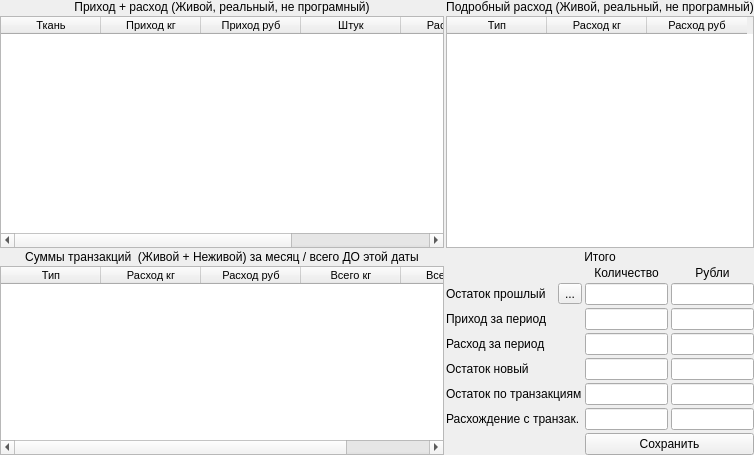
      <widget class="QWidget" name="tab">
       <attribute name="title">
        <string>Ткань</string>
       </attribute>
       <layout class="QGridLayout" name="gridLayout_3">
        <property name="leftMargin">
         <number>0</number>
        </property>
        <property name="topMargin">
         <number>0</number>
        </property>
        <property name="rightMargin">
         <number>0</number>
        </property>
        <property name="bottomMargin">
         <number>0</number>
        </property>
        <property name="spacing">
         <number>0</number>
        </property>
        <item row="0" column="0">
         <layout class="QGridLayout" name="gridLayout_2" rowstretch="0,3,0,2" columnstretch="3,2" rowminimumheight="0,0,0,0">
          <property name="spacing">
           <number>2</number>
          </property>
          <item row="1" column="0">
           <widget class="QTableWidget" name="tw_material_1">
            <property name="font">
             <font>
              <family>Tahoma</family>
              <pointsize>8</pointsize>
             </font>
            </property>
            <property name="editTriggers">
             <set>QAbstractItemView::NoEditTriggers</set>
            </property>
            <property name="alternatingRowColors">
             <bool>true</bool>
            </property>
            <property name="selectionBehavior">
             <enum>QAbstractItemView::SelectRows</enum>
            </property>
            <attribute name="verticalHeaderVisible">
             <bool>false</bool>
            </attribute>
            <attribute name="verticalHeaderDefaultSectionSize">
             <number>20</number>
            </attribute>
            <attribute name="verticalHeaderMinimumSectionSize">
             <number>18</number>
            </attribute>
            <column>
             <property name="text">
              <string>Ткань</string>
             </property>
            </column>
            <column>
             <property name="text">
              <string>Приход кг</string>
             </property>
            </column>
            <column>
             <property name="text">
              <string>Приход руб</string>
             </property>
            </column>
            <column>
             <property name="text">
              <string>Штук</string>
             </property>
            </column>
            <column>
             <property name="text">
              <string>Расход кг</string>
             </property>
            </column>
            <column>
             <property name="text">
              <string>Расход руб</string>
             </property>
            </column>
           </widget>
          </item>
          <item row="0" column="0">
           <widget class="QLabel" name="label_3">
            <property name="text">
             <string>Приход + расход (Живой, реальный, не програмный)</string>
            </property>
            <property name="alignment">
             <set>Qt::AlignCenter</set>
            </property>
           </widget>
          </item>
          <item row="1" column="1">
           <widget class="QTableWidget" name="tw_material_2">
            <property name="font">
             <font>
              <family>Tahoma</family>
              <pointsize>8</pointsize>
             </font>
            </property>
            <property name="editTriggers">
             <set>QAbstractItemView::NoEditTriggers</set>
            </property>
            <property name="alternatingRowColors">
             <bool>true</bool>
            </property>
            <property name="selectionBehavior">
             <enum>QAbstractItemView::SelectRows</enum>
            </property>
            <attribute name="verticalHeaderVisible">
             <bool>false</bool>
            </attribute>
            <attribute name="verticalHeaderDefaultSectionSize">
             <number>20</number>
            </attribute>
            <attribute name="verticalHeaderMinimumSectionSize">
             <number>18</number>
            </attribute>
            <column>
             <property name="text">
              <string>Тип</string>
             </property>
            </column>
            <column>
             <property name="text">
              <string>Расход кг</string>
             </property>
            </column>
            <column>
             <property name="text">
              <string>Расход руб</string>
             </property>
            </column>
           </widget>
          </item>
          <item row="0" column="1">
           <widget class="QLabel" name="label_4">
            <property name="text">
             <string>Подробный расход (Живой, реальный, не програмный)</string>
            </property>
            <property name="alignment">
             <set>Qt::AlignCenter</set>
            </property>
           </widget>
          </item>
          <item row="3" column="0">
           <widget class="QTableWidget" name="tw_material_3">
            <property name="font">
             <font>
              <family>Tahoma</family>
              <pointsize>8</pointsize>
             </font>
            </property>
            <property name="editTriggers">
             <set>QAbstractItemView::DoubleClicked</set>
            </property>
            <property name="tabKeyNavigation">
             <bool>false</bool>
            </property>
            <property name="showDropIndicator" stdset="0">
             <bool>true</bool>
            </property>
            <property name="alternatingRowColors">
             <bool>true</bool>
            </property>
            <property name="selectionBehavior">
             <enum>QAbstractItemView::SelectRows</enum>
            </property>
            <attribute name="verticalHeaderVisible">
             <bool>false</bool>
            </attribute>
            <attribute name="verticalHeaderDefaultSectionSize">
             <number>20</number>
            </attribute>
            <attribute name="verticalHeaderMinimumSectionSize">
             <number>18</number>
            </attribute>
            <column>
             <property name="text">
              <string>Тип</string>
             </property>
            </column>
            <column>
             <property name="text">
              <string>Расход кг</string>
             </property>
            </column>
            <column>
             <property name="text">
              <string>Расход руб</string>
             </property>
            </column>
            <column>
             <property name="text">
              <string>Всего кг</string>
             </property>
            </column>
            <column>
             <property name="text">
              <string>Всего руб</string>
             </property>
            </column>
           </widget>
          </item>
          <item row="2" column="0">
           <widget class="QLabel" name="label_5">
            <property name="text">
             <string>Суммы транзакций  (Живой + Неживой) за месяц / всего ДО этой даты</string>
            </property>
            <property name="alignment">
             <set>Qt::AlignCenter</set>
            </property>
           </widget>
          </item>
          <item row="2" column="1">
           <widget class="QLabel" name="label_7">
            <property name="text">
             <string>Итого</string>
            </property>
            <property name="alignment">
             <set>Qt::AlignCenter</set>
            </property>
           </widget>
          </item>
          <item row="3" column="1">
           <layout class="QGridLayout" name="gridLayout_4">
            <property name="spacing">
             <number>3</number>
            </property>
            <item row="5" column="1">
             <widget class="QLineEdit" name="le_transaction_balance_value">
              <property name="readOnly">
               <bool>true</bool>
              </property>
             </widget>
            </item>
            <item row="5" column="0">
             <widget class="QLabel" name="label_12">
              <property name="text">
               <string>&lt;html&gt;&lt;head/&gt;&lt;body&gt;&lt;p&gt;Остаток по транзакциям&lt;/p&gt;&lt;/body&gt;&lt;/html&gt;</string>
              </property>
             </widget>
            </item>
            <item row="0" column="2">
             <widget class="QLabel" name="label_14">
              <property name="text">
               <string>Рубли</string>
              </property>
              <property name="alignment">
               <set>Qt::AlignCenter</set>
              </property>
             </widget>
            </item>
            <item row="2" column="0">
             <widget class="QLabel" name="label_8">
              <property name="text">
               <string>Приход за период</string>
              </property>
             </widget>
            </item>
            <item row="4" column="1">
             <widget class="QLineEdit" name="le_new_balance_value">
              <property name="readOnly">
               <bool>true</bool>
              </property>
             </widget>
            </item>
            <item row="4" column="0">
             <widget class="QLabel" name="label_11">
              <property name="text">
               <string>Остаток новый</string>
              </property>
             </widget>
            </item>
            <item row="2" column="1">
             <widget class="QLineEdit" name="le_supply_value">
              <property name="readOnly">
               <bool>true</bool>
              </property>
             </widget>
            </item>
            <item row="6" column="1">
             <widget class="QLineEdit" name="le_difference_value">
              <property name="readOnly">
               <bool>true</bool>
              </property>
             </widget>
            </item>
            <item row="8" column="1">
             <spacer name="verticalSpacer">
              <property name="orientation">
               <enum>Qt::Vertical</enum>
              </property>
              <property name="sizeHint" stdset="0">
               <size>
                <width>20</width>
                <height>40</height>
               </size>
              </property>
             </spacer>
            </item>
            <item row="6" column="0">
             <widget class="QLabel" name="label_13">
              <property name="text">
               <string>Расхождение с транзак.</string>
              </property>
             </widget>
            </item>
            <item row="3" column="0">
             <widget class="QLabel" name="label_9">
              <property name="text">
               <string>Расход за период</string>
              </property>
             </widget>
            </item>
            <item row="3" column="1">
             <widget class="QLineEdit" name="le_consumption_value">
              <property name="readOnly">
               <bool>true</bool>
              </property>
             </widget>
            </item>
            <item row="0" column="1">
             <widget class="QLabel" name="label_10">
              <property name="text">
               <string>Количество</string>
              </property>
              <property name="alignment">
               <set>Qt::AlignCenter</set>
              </property>
             </widget>
            </item>
            <item row="1" column="1">
             <widget class="QLineEdit" name="le_last_balance_value"/>
            </item>
            <item row="6" column="2">
             <widget class="QLineEdit" name="le_difference_sum">
              <property name="readOnly">
               <bool>true</bool>
              </property>
             </widget>
            </item>
            <item row="2" column="2">
             <widget class="QLineEdit" name="le_supply_sum">
              <property name="readOnly">
               <bool>true</bool>
              </property>
             </widget>
            </item>
            <item row="4" column="2">
             <widget class="QLineEdit" name="le_new_balance_sum">
              <property name="readOnly">
               <bool>true</bool>
              </property>
             </widget>
            </item>
            <item row="1" column="2">
             <widget class="QLineEdit" name="le_last_balance_sum"/>
            </item>
            <item row="3" column="2">
             <widget class="QLineEdit" name="le_consumption_sum">
              <property name="readOnly">
               <bool>true</bool>
              </property>
             </widget>
            </item>
            <item row="1" column="0">
             <layout class="QHBoxLayout" name="horizontalLayout_2">
              <item>
               <widget class="QLabel" name="label_15">
                <property name="text">
                 <string>Остаток прошлый</string>
                </property>
               </widget>
              </item>
              <item>
               <widget class="QToolButton" name="toolButton">
                <property name="text">
                 <string>...</string>
                </property>
               </widget>
              </item>
             </layout>
            </item>
            <item row="5" column="2">
             <widget class="QLineEdit" name="le_transaction_balance_sum">
              <property name="readOnly">
               <bool>true</bool>
              </property>
             </widget>
            </item>
            <item row="7" column="1" colspan="2">
             <widget class="QPushButton" name="pushButton_3">
              <property name="text">
               <string>Сохранить</string>
              </property>
             </widget>
            </item>
           </layout>
          </item>
         </layout>
        </item>
       </layout>
      </widget>
